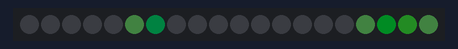
A sketch run on a simulated Arduino Uno, built with avr-gcc and run on an emulated ATmega328P. Shown: 20 RGB LEDs in strip order, left to right. Dim RGB values are drawn brighter than linear.

Above: at 0.1 s.
At 0.6 s:
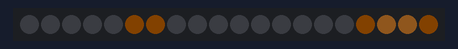

Measured:
- what the display in image 1 shows lasts 0.5 s, from 0.5 s to 1.0 s

The sketch:

Pixel_matrix_test.ino
```cpp
#include <avr/pgmspace.h>  // Needed to store stuff in Flash using PROGMEM
#include "FastLED.h"       // Fastled library to control the LEDs

// How many leds are connected?
#define NUM_LEDS 20

// Define the Data Pin
#define DATA_PIN 5  // Connected to the data pin of the first LED strip

// Define the array of leds
CRGB leds[NUM_LEDS];

// Create the array of retro arcade characters and store it in Flash memory
const long Bulbasaur[] PROGMEM =
{
  0x000000, 0x000000, 0x000000, 0x000000, 0x000000, 0x336633, 0x006633, 0x000000, 0x000000, 0x000000, 0x000000, 0x000000,
  0x000000, 0x000000, 0x000000, 0x000000, 0x336633, 0x00cc33, 0x33cc33, 0x336633, 0x000000, 0x000000, 0x000000, 0x000000,
  0x000000, 0x000000, 0x000000, 0x336633, 0x00cc33, 0x336633, 0x336633, 0x00cc33, 0x336633, 0x000000, 0x000000, 0x000000,
  0x000000, 0x000000, 0x336633, 0x00cc33, 0x33cc33, 0x00cc66, 0x00cc33, 0x33cc66, 0x00cc33, 0x336633, 0x000000, 0x000000,
  0x000000, 0x336633, 0x00cc33, 0x336666, 0x00cc66, 0x339933, 0x33cc33, 0x00cc33, 0x336666, 0x00cc33, 0x336633, 0x000000,
  0x000000, 0x336633, 0x336666, 0x66ffcc, 0x336666, 0x336666, 0x336666, 0x336666, 0x66ffcc, 0x336666, 0x336633, 0x000000,
  0x000000, 0x336633, 0x336666, 0x33ffcc, 0x33ff99, 0x336666, 0x336666, 0x66ffcc, 0x33ff99, 0x336666, 0x006633, 0x000000,
  0x000000, 0x006633, 0x336666, 0xffffff, 0xcc0000, 0x33ffcc, 0x339966, 0xcc0000, 0xffffff, 0x336666, 0x336633, 0x000000,
  0x000000, 0x000000, 0x336666, 0x66ff99, 0x33ffcc, 0x66ffcc, 0x33cccc, 0x33ffcc, 0x66ffcc, 0x336666, 0x000000, 0x000000,
  0x000000, 0x336666, 0x33ffcc, 0x336666, 0x336666, 0x336633, 0x336666, 0x336633, 0x336666, 0x33ffcc, 0x336666, 0x000000,
  0x000000, 0x336666, 0x336666, 0x66ff99, 0x336666, 0x336666, 0x336666, 0x336666, 0x66ff99, 0x336666, 0x336666, 0x000000,
  0x000000, 0x000000, 0x000000, 0x000000, 0x000000, 0x000000, 0x000000, 0x000000, 0x000000, 0x000000, 0x000000, 0x000000
};

const long Bulbasaur2[] PROGMEM =
{

  0x000000, 0x000000, 0x000000, 0x000000, 0x000000, 0x663300, 0x663300, 0x000000, 0x000000, 0x000000, 0x000000, 0x000000,
  0x000000, 0x000000, 0x000000, 0x000000, 0x663300, 0xff9933, 0xff9933, 0x663300, 0x000000, 0x000000, 0x000000, 0x000000,
  0x000000, 0x000000, 0x000000, 0x663300, 0xff9933, 0xff9933, 0xff9933, 0xff9933, 0x663300, 0x000000, 0xff9900, 0x000000,
  0xff9900, 0xff9900, 0x000000, 0x663300, 0xffffff, 0xff9933, 0xff9933, 0xffffff, 0x663300, 0x000000, 0x000000, 0x000000,
  0x000000, 0x000000, 0x000000, 0x663300, 0x0066cc, 0xff9933, 0xff9933, 0x0066ff, 0x663300, 0xff9900, 0xffcc33, 0xff9900,
  0x000000, 0x663300, 0x663300, 0x663300, 0xff9933, 0xff9933, 0xff9933, 0xff9933, 0x663300, 0x000000, 0x000000, 0x000000,
  0x000000, 0x000000, 0x000000, 0x663300, 0x663300, 0x663300, 0x663300, 0x663300, 0x663300, 0xff9933, 0x663300, 0x000000,
  0x000000, 0x000000, 0x663300, 0xff9933, 0x663300, 0xffcc66, 0xffcc66, 0x663300, 0xff9933, 0x663300, 0x000000, 0x000000,
  0x000000, 0x000000, 0x663300, 0xff9933, 0x663300, 0xffcc66, 0xffcc66, 0x663300, 0xff9933, 0x663300, 0x000000, 0x000000,
  0x000000, 0x000000, 0x000000, 0x663300, 0x663300, 0xffcc66, 0xffcc66, 0x663300, 0x663300, 0x000000, 0x000000, 0x000000,
  0x000000, 0x000000, 0x000000, 0x663300, 0xff9933, 0x663300, 0x663300, 0xff9933, 0x663300, 0x000000, 0x000000, 0x000000,
  0x000000, 0x000000, 0x000000, 0x663300, 0x663300, 0xffcc66, 0xffcc66, 0x663300, 0x663300, 0x000000, 0x000000, 0x000000,
};

const long Charmander[] PROGMEM =
{

  0x000000, 0x000000, 0x000000, 0x000000, 0x000000, 0x663300, 0x663300, 0x000000, 0x000000, 0x000000, 0x000000, 0x000000,
  0x000000, 0x000000, 0x000000, 0x000000, 0x663300, 0xff9933, 0xff9933, 0x663300, 0x000000, 0x000000, 0x000000, 0x000000,
  0x000000, 0x000000, 0x000000, 0x663300, 0xff9933, 0xff9933, 0xff9933, 0xff9933, 0x663300, 0x000000, 0xff9900, 0x000000,
  0xff9900, 0xff9900, 0x000000, 0x663300, 0xffffff, 0xff9933, 0xff9933, 0xffffff, 0x663300, 0x000000, 0x000000, 0x000000,
  0x000000, 0x000000, 0x000000, 0x663300, 0x0066cc, 0xff9933, 0xff9933, 0x0066ff, 0x663300, 0xff9900, 0xffcc33, 0xff9900,
  0x000000, 0x663300, 0x663300, 0x663300, 0xff9933, 0xff9933, 0xff9933, 0xff9933, 0x663300, 0x000000, 0x000000, 0x000000,
  0x000000, 0x000000, 0x000000, 0x663300, 0x663300, 0x663300, 0x663300, 0x663300, 0x663300, 0xff9933, 0x663300, 0x000000,
  0x000000, 0x000000, 0x663300, 0xff9933, 0x663300, 0xffcc66, 0xffcc66, 0x663300, 0xff9933, 0x663300, 0x000000, 0x000000,
  0x000000, 0x000000, 0x663300, 0xff9933, 0x663300, 0xffcc66, 0xffcc66, 0x663300, 0xff9933, 0x663300, 0x000000, 0x000000,
  0x000000, 0x000000, 0x000000, 0x663300, 0x663300, 0xffcc66, 0xffcc66, 0x663300, 0x663300, 0x000000, 0x000000, 0x000000,
  0x000000, 0x000000, 0x000000, 0x663300, 0xff9933, 0x663300, 0x663300, 0xff9933, 0x663300, 0x000000, 0x000000, 0x000000,
  0x000000, 0x000000, 0x000000, 0x663300, 0x663300, 0xffcc66, 0xffcc66, 0x663300, 0x663300, 0x000000, 0x000000, 0x000000,
};

void setup() {
FastLED.addLeds<NEOPIXEL,DATA_PIN>(leds, NUM_LEDS);  // Init of the Fastled library
FastLED.setBrightness(15);
};

void loop() {

for(int passtime = 0; passtime < 8; passtime++) { // Display it 8 times

// Set the frame to Bulbasaur
FastLED.clear();
for(int i = 0; i < NUM_LEDS; i++) {
    leds[i] = pgm_read_dword(&(Bulbasaur[i]));  // Read array from Flash
  }

FastLED.show();
delay(500);

// Set the frame to bulbasaur2
FastLED.clear();
for(int i = 0; i < NUM_LEDS; i++) {
    leds[i] = pgm_read_dword(&(Bulbasaur2[i]));
  }

FastLED.show();
delay(500);

}
}
```
